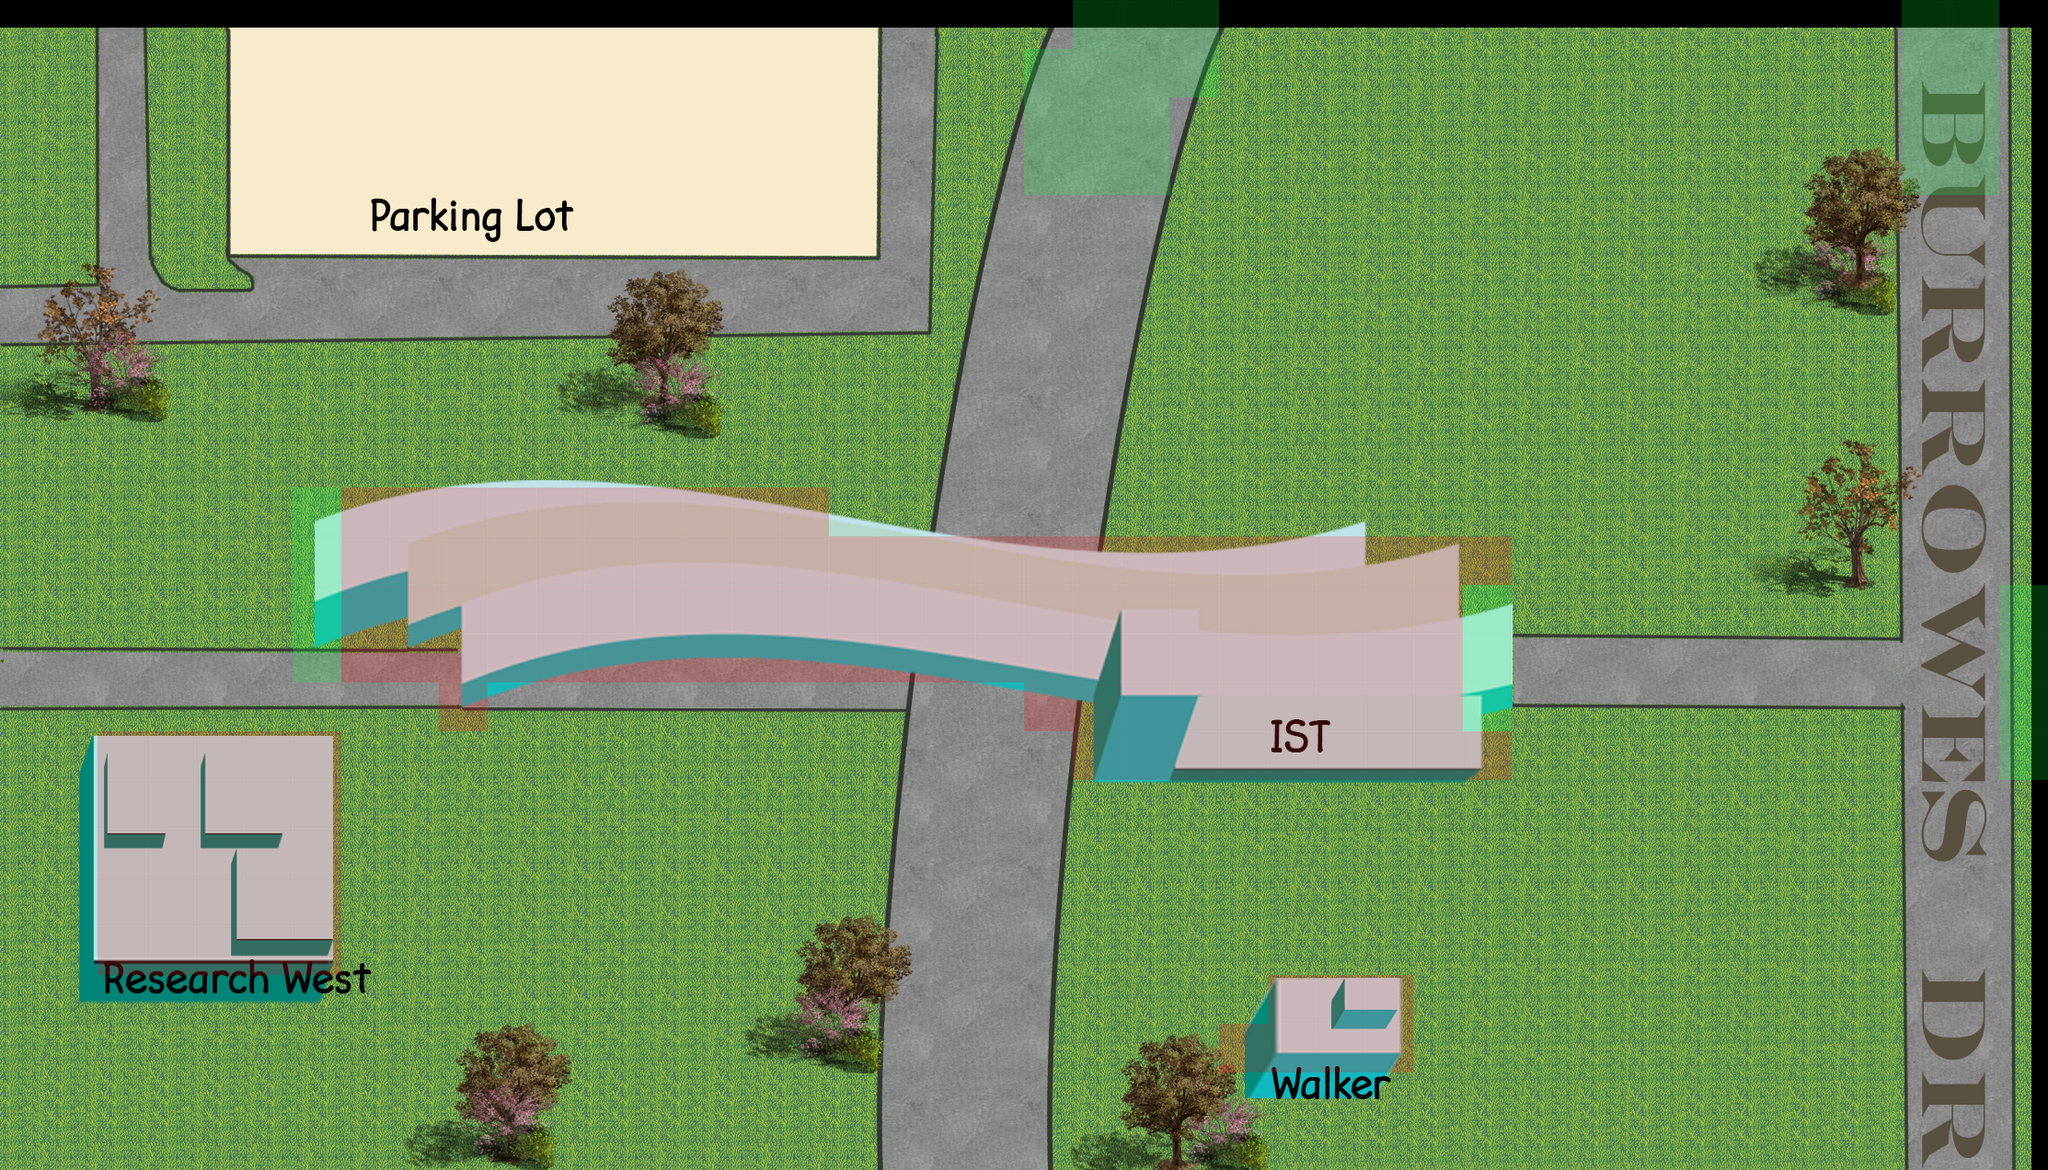

This game map was drawn from its Tiled (.tmx) file and the tilesets committed beside it. A one-line description and the trimmed map source follow:
An orthogonal 42x24 tile map with 53x53 px tiles, 2 tile layers (Tile Layer 1, building), 2 tilesets.

<map version="1.0" orientation="orthogonal" renderorder="right-down" width="42" height="24" tilewidth="53" tileheight="53" nextobjectid="1">
 <tileset firstgid="1" name="IST" tilewidth="53" tileheight="53">
  <image source="IST.png" width="2226" height="1272" />
 </tileset>
 <tileset firstgid="1009" name="meta_tiles" tilewidth="53" tileheight="53">
  <image source="meta_tiles.png" width="106" height="53" />
  <tile id="0">
   <properties>
    <property name="collision" value="false" />
   </properties>
  </tile>
  <tile id="1">
   <properties>
    <property name="collision" value="true" />
   </properties>
  </tile>
 </tileset>
 <layer name="Tile Layer 1" width="42" height="24">
  <data>[1008 cells, 1008 non-empty, 1008 distinct tile ids]</data>
 </layer>
 <layer name="building" width="42" height="24">
  <data>[1008 cells, 163 non-empty, 2 distinct tile ids]</data>
 </layer>
</map>
